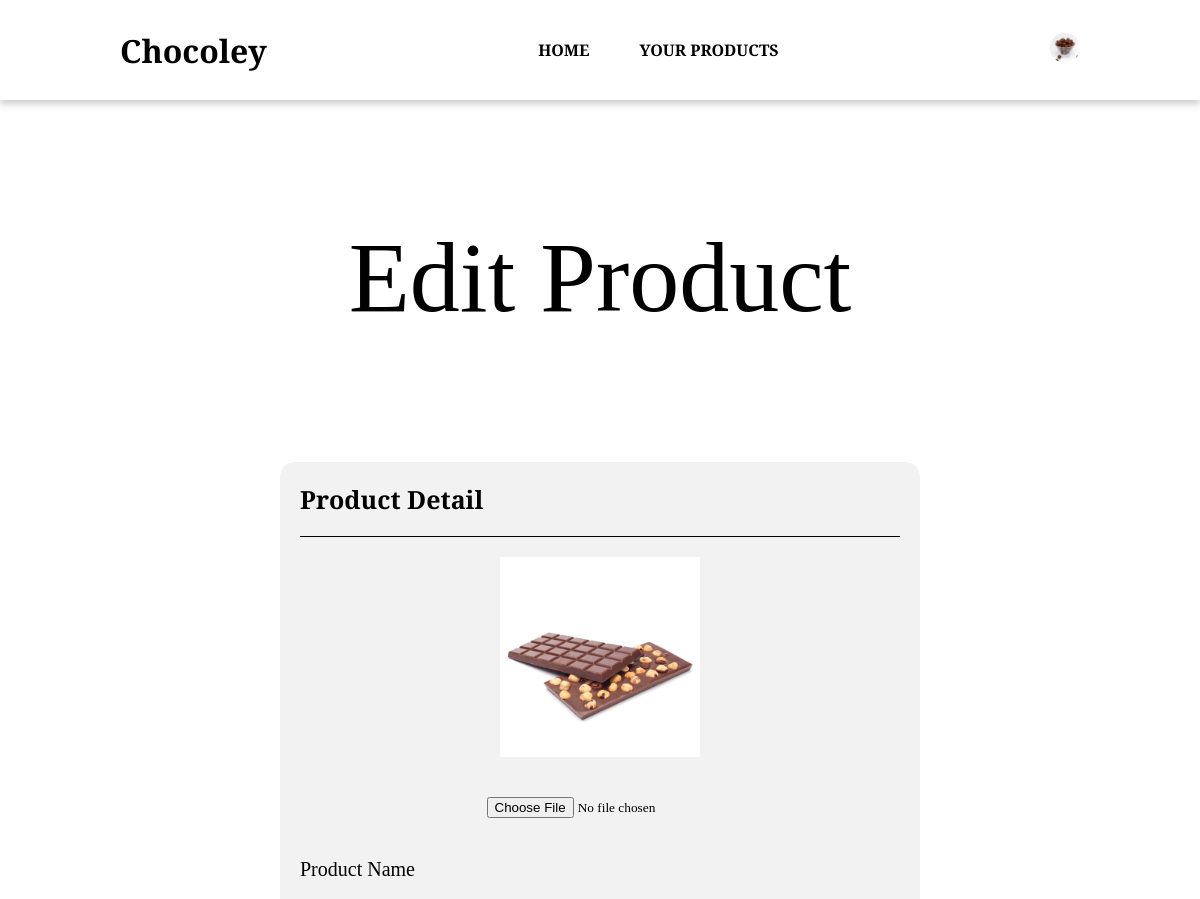
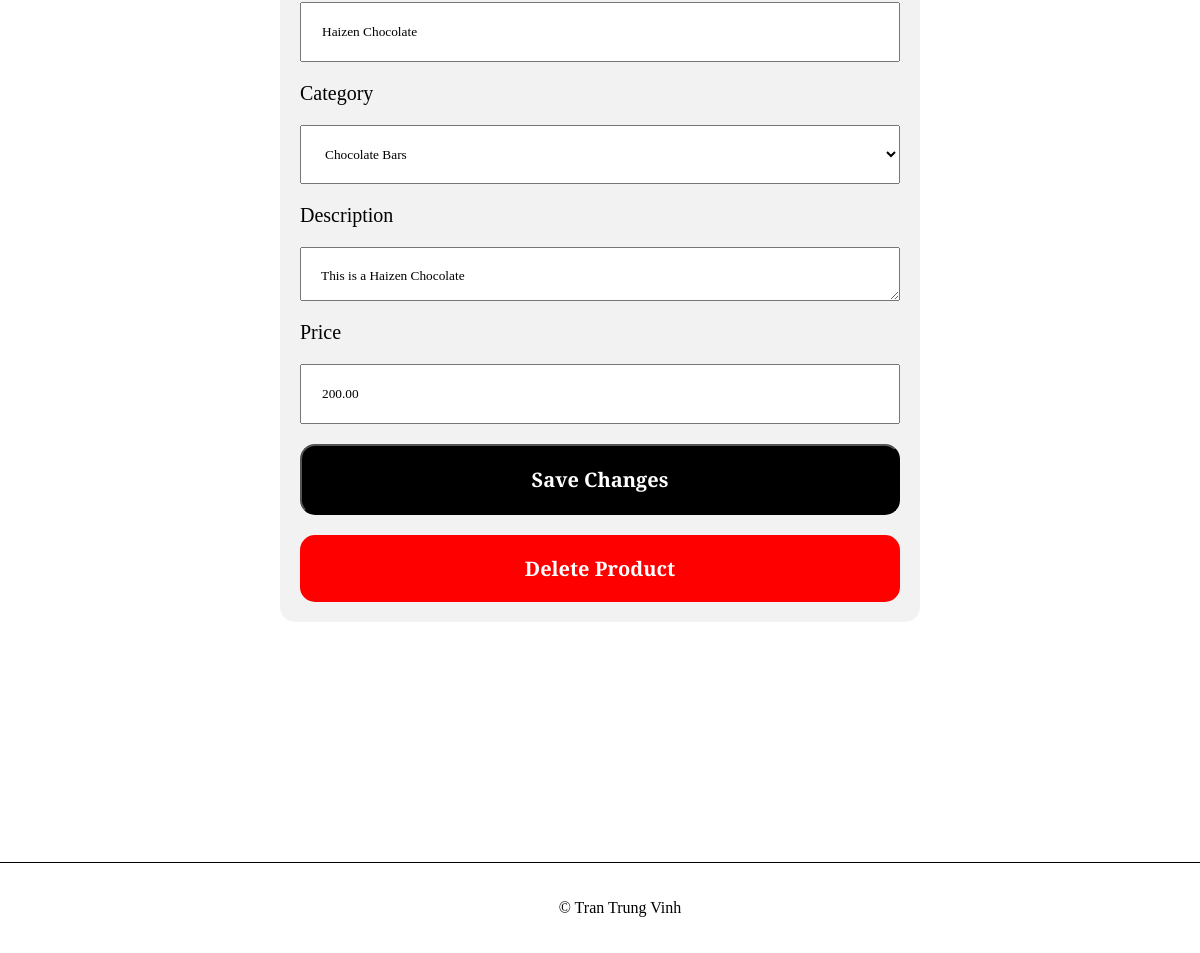
/Web pages/index.php?seller=edit_product&product_id=25 (signed in), run on the app's committed database (2 pictures, top to bottom).
### tables this page shows
CREATE TABLE `products` (
  `id` int(11) NOT NULL,
  `name` varchar(100) NOT NULL,
  `description` varchar(300) NOT NULL,
  `price` decimal(10,2) NOT NULL,
  `category_id` int(11) NOT NULL,
  `image` text DEFAULT NULL
);

### Web pages/Seller/edit_product.php (the view, shortened to what this page needs)
<?php
    include "../Backend/connect_db.php";
    $product_id = $_GET['product_id'];
    $sql = "SELECT p.id, p.name, p.description, p.price, p.image, c.name AS category_name
            FROM products p JOIN categories c ON p.category_id = c.category_id
            WHERE p.id = $product_id";
    $result = mysqli_query($conn, $sql);
    $row = mysqli_fetch_assoc($result);
    $category = "SELECT * FROM categories";
    $category_query = mysqli_query($conn, $category);
?>
<!DOCTYPE html>
<html lang="en">
<head>
    <link rel="stylesheet" href="../Style/product.css">
</head>
<body>
    <?php
        include "./Components/header.php";
    ?>
    <h1 id="edit-title">Edit Product</h1>
    <section id="profile">
        <div id="right-profile">
            <div class="right-content" id="right-account">
                <div id="right-account-title">
                    <h1>Product Detail</h1>
                </div>
                <form id="edit-profile" action="../Backend/edit_product.php" method="post" enctype="multipart/form-data">
                    <div id="image-edit">
                        <img id="user-image" src="../Images/Products/<?php echo $row['image']; ?>" alt="image">
                        <input id="file-upload" name="image" type="file" accept=".jpg,.png">
                    </div>
                    <label>Product Name</label>
                    <input id="product-name" type="text" name="product_name" value="<?php echo $row['name'] ?>">
                    <label>Category</label>
                    <select name="category">
                        <?php
                            while ($category_row = mysqli_fetch_assoc($category_query)) {
                                $selected = ($category_row['name'] == $row['category_name']) ? 'selected' : '';
                                echo '<option value="' . $category_row['name'] . '" ' . $selected . '>' . $category_row['name'] . '</option>';
                            }
                        ?>
                    </select>
                    <label>Description</label>
                    <textarea id="product-description" name="description"><?php echo $row['description'] ?></textarea>
                    <label>Price</label>
                    <input id="product-price" type="number" name="price" step="0.01" min="0" value="<?php echo $row['price']?>">
                    <button id="submit-product" class="change-profile" type="submit">Save Changes</button>
                </form>
                <form method="post" action="../Backend/delete_product.php">
                        <button id="delete-product" type="submit">Delete Product</button>
                </form>
            </div>
    </section>
    <?php
        include "./Components/footer.php";
    ?>
</body>
</html>

### Style/product.css (style rules this page uses)
#profile { width: 100%; margin: 0; padding-top: 5%; padding-bottom: 10%; }
#right-profile { margin: 0; margin: 0 auto; }
#edit-title { margin-top: 10%; text-align: center; font-size: 100px; font-weight: 100; }
#image-edit img { border-radius: 0px; }
textarea { font-family: "Josefin Slab", serif; padding: 20px; padding-bottom: 0; }
#delete-product { width: 100%; padding: 20px; font-family: "Josefin Slab", serif; background-color: red; color: white; font-weight: bold; font-size: 20px; border: none; border-radius: 15px; }

### Style/account.css (style rules this page uses)
body, html { font-family: "Josefin Slab", serif; margin: 0; padding: 0; height: 100%; width: 100%; overflow-x: hidden; }
label { font-size: 20px; }
#profile { width: 100%; height: fit-content; margin: 0 10% 0 10%; display: flex; gap: 50px; }
#right-profile { width: 50%; height: 100%; margin-right: 10%; background-color: #f2f2f2; padding: 20px; border-radius: 15px; }
#right-account { display: flex; flex-direction: column; gap: 20px; }
#right-account-title { border-bottom: groove 1px black; padding-bottom: 20px; }
#right-account-title h1 { margin: 0; font-size: 25px; }
#edit-profile { display: flex; flex-direction: column; gap: 20px; }
.change-profile { padding: 20px 0 20px 0; background-color: black; font-family: "Josefin Slab", serif; color: white; font-weight: bold; font-size: 20px; border-radius: 15px; }
#image-edit img { width: 200px; height: 200px; border-radius: 50%; }
#image-edit { display: flex; flex-direction: column; gap: 20px; align-items: center; }
select { padding: 20px; font-family: "Josefin Slab", serif; }
#profile input { padding: 20px; }
#profile input { font-family: "Josefin Slab", serif; }

### data on the page
products: image (picture), product_name "Haizen Chocolate", description "This is a Haizen Chocolate", price "200.00"

### other printed values
form field category "Chocolate Bars"
